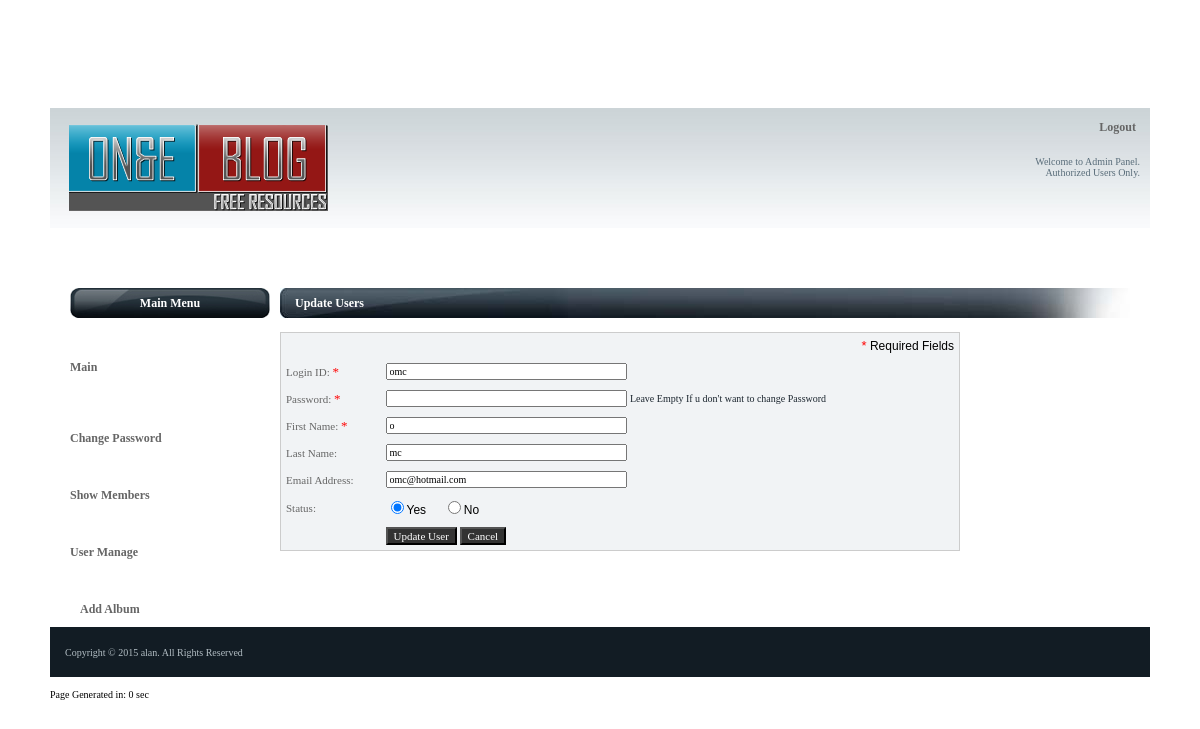
/users.php?_task=edit&id=100001, run on the app's committed database.
### tables this page shows
CREATE TABLE IF NOT EXISTS `users` (
  `userid` int(10) NOT NULL AUTO_INCREMENT,
  `groupid` varchar(20) NOT NULL DEFAULT '',
  `loginid` varchar(75) NOT NULL DEFAULT '',
  `firstname` varchar(75) NOT NULL DEFAULT '',
  `lastname` varchar(75) NOT NULL DEFAULT '',
  `pwd` varchar(50) DEFAULT NULL,
  `email` varchar(255) NOT NULL DEFAULT '',
  `emailpass` varchar(20) NOT NULL,
  `lastlogin` datetime NOT NULL DEFAULT '0000-00-00 00:00:00',
  `status` enum('Yes','No') NOT NULL DEFAULT 'Yes',
  `master` enum('Yes','No') NOT NULL DEFAULT 'No',
  PRIMARY KEY (`userid`),
  KEY `groupid` (`groupid`)
);

### include/db.php (called while the page is built, shortened)
<?php
class db
{
	var $connected = false;
	var $dbname = DATABASE;
	var $dbuser = USERNAME;
	var $dbpassword = PASSWORD;
	var $dbhost = HOST;
	function connect()
	{
		$this->connected = false;
		if($this->link = @mysql_connect($this->dbhost,$this->dbuser,$this->dbpassword))
		{
			if(@mysql_select_db($this->dbname,$this->link))
			{
				$this->connected = true;
				return true;
			}
			else
			{
				$this->seterror(mysql_errno($this->link),mysql_error($this->link));
				return false;
			}
		}
		else
		{
			$this->seterror("","Could not connect to server.");
			return false;
		}
	}
	function execute($query)
	{
		if($this->connected)
		{
			if($result = mysql_query( $query, $this->link ))
			{
				return $result;
			}
			else
			{
				$this->seterror(mysql_errno($this->link),"".$query."<br />".mysql_error($this->link));
				return false;
			}
		}
		else
		{
			$this->seterror("No database connection open.");
			return false;
		}
	}
	function row(&$result)
	{
		if ( $row = mysql_fetch_assoc( $result ) )
				return $row;
			else
				return 0;
	}
}
?>

### users.php (the view, shortened to what this page needs)
<?include("./include/db.php");?>
<? $db= new db();$db->connect(); $valid = new validation();?>
<?
$action="addnew";
$id="";
$fname="";
$lname="";
$email="";
$status="";
$loginid="";
if(isset($_GET["_task"]) && $_GET["_task"]=="edit"){
	$id=$_GET["id"];
	$action="update";
	$rs = $db->execute("SELECT * FROM ".TBL_USERS." WHERE userid='".$id."'");
	$row = $db->row($rs);
	$id = $row["userid"];
	$loginid = $row["loginid"];
	$fname = $row["firstname"];
	$lname = $row["lastname"];
	$email = $row["email"];
	$status = $row["status"];
}
?>
<? include("./include_member/header.php");?>
<tr>
	<td colspan="2">
		<table border="0" cellpadding="0" cellspacing="0" width="100%">
			<tr>
			    <td width="20" align="left" valign="top"></td>
				<td width="200" valign="top">
					<? include("navigationcall.php");?>
				</td>
				<td width="10"><? ?> </td>
				<td valign="top">
					<table border="0" cellpadding="0" cellspacing="0" width="100%">
						<tr>
							<td class="btitle"><?=$action=="update" ? "Update Users" : "Add New User"?></td>
						</tr>
					</table><br />
					<form name="addnew" action="users.php" method="post">
					<table border="0" cellpadding="5" cellspacing="0" align="left" width="80%" class="box">
						<tr>
							<td colspan="2" align="right"><?=REQUIRED?> Required Fields</td>
						</tr>
						<tr>
							<td align="left" class="text5">Login ID: <?=REQUIRED?></td><td align="left"><input type="text" name="loginid"  class="textfield" size="40" value="<?=$loginid?>"/></td>
						</tr>
						<tr>
							<td align="left" class="text5">Password: <?=REQUIRED?></td><td align="left"><input type="password" name="pass" class="textfield" size="40"/> <? if($id!=""){?><span class="text2">Leave Empty If u don't want to change Password</span><? }?></td>
						</tr>
						<tr>
							<td align="left" class="text5">First Name: <?=REQUIRED?></td><td align="left"><input type="text" name="fname" class="textfield" size="40" value="<?=$fname?>"/></td>
						</tr>
						<tr>
							<td align="left" class="text5">Last Name:</td><td align="left"><input type="text" name="lname"  class="textfield" size="40" value="<?=$lname?>"/></td>
						</tr>
						<tr>
							<td align="left" class="text5">Email Address:</td><td align="left"><input type="text" name="email" size="40" class="textfield" value="<?=$email?>"/></td>
						</tr>
						<tr>
							<td  align="left" class="text5">Status:</td>
							<td align="left"><input type="radio" name="status" value="Yes" <?=$status=="Yes" ? "checked" : ""?>/>Yes &nbsp; &nbsp; <input type="radio" name="status" value="No" <?=$status=="No" ? "checked" : ""?>/>No
							</td>
						</tr>
						<tr>
							<td></td><td align="left" class="text5"><input type="submit" value="<?=$action=="addnew" ? "Add User" : "Update User"?>"  class="btn"/> <input type="button" value="Cancel" class="btn" onclick="location.href='?_task=cancel'"/></td>
						</tr>
					</table>
					</form>
				</td>
				<td width="20" align="left" valign="top"></td>
			</tr>
		</table>
<? include("./include_member/footer.php");?>

### cssjs/cssmis.css (style rules this page uses)
body,html { margin-top:0px; margin-left:0px; padding:0px 0px 0px 0px; font-family: Verdana, tahoma, Helvetica, sans-serif; font-size: 12px; }
.textfield { font-size:10px; font-family:verdana }
.box { border-top-style:solid; border-top-width:thin; border-top-color:#CCCCCC;border-left-style:solid; border-left-width:thin; border-left-color:#CCCCCC;border-right-style:solid; border-right-width:thin; border-right-color:#CCCCCC;border-bottom-style:solid; border-bottom-width:thin; border-bottom-color:#CCCCCC;background-color:#F1F3F5; }
a:link { color: #b2bdc3; text-decoration: none; font-family:verdana; font-size:10px; }
.text1 { font-family:verdana; font-size:10px; color:#b2bdc3; text-align: left; }
.text2 { font-family:verdana; font-size:10px; color:#1d2730; text-align: center; }
.text5 { font-family:verdana; font-size:11px; color:#666666; }
.btn { font-family:verdana; font-size:11px; background-color:#333333; color:#ffffff }
.btitle { background-image:url(../images/titlebar.jpg); background-repeat:no-repeat; color:#FFFFFF; font-weight:bold; font-family:tahoma; height:30px; padding-left:15px }

### data on the page
users: loginid "omc", fname "o", lname "mc", email "omc@hotmail.com", status "☑"

### other printed values
REQUIRED "*"
FOOTAR "Copyright © 2015 alan . All Rights Reserved"
